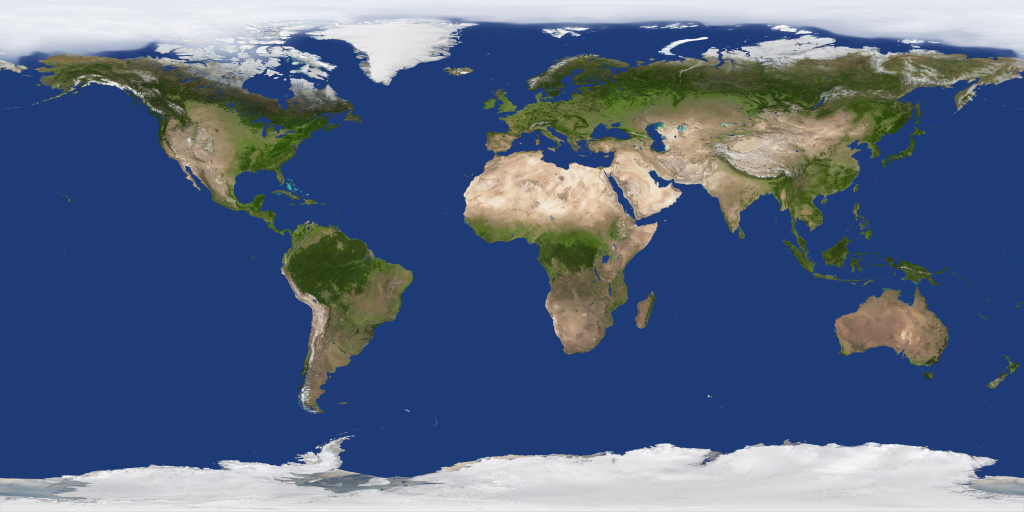
#> input picture earth-day.jpg, 2048 x 1024 px (shown at 1/2 size)
$ python RayTracer.py
#> lines starting #> are read from the running program, lines starting #| are printed output that depends on the picture
#!/usr/bin/env python
# coding: utf-8

# In[1]:


import math
import random
import numpy as np
from PIL import Image, ImageFilter


# In[2]:


class CoordinateSystem:

    # [5 lines left out: function __init__, not called in this run]

    def __str__(self):
        return f'{str(self.i)}\n{str(self.j)}\n{str(self.k)}'


# In[3]:


def HasDecimalPlaces(number):
    return (number / 2) % 1 > 0


# In[4]:


def GeneratePixelGrid(rays_amt):
    side = math.sqrt(rays_amt)
    slices_side = 1 / side

    grid = np.zeros((0, 3))
    ind = 0

    for it in range(rays_amt):
        cell = it % side
        if(cell == 0): ind+=1

        x_start = cell * slices_side
        y_start = (ind-1) * slices_side

        x_end = (cell + 1) * slices_side
        y_end = ind * slices_side

        grid = np.vstack([grid, [random.uniform(x_start, x_end), random.uniform(y_start, y_end), 0]])

    return grid

def ToViewportPoint(center, point, width, height, distance):
    half_h = height / 2
    half_w = width / 2

    viewport_size = (360,180)

    x = center.x + (point.x - half_w) * (viewport_size[0]/width)
    y = center.y + (point.y - half_h) * (viewport_size[1]/height)
    z = center.z + distance

    return Point(x, y, z).to_list()

class Scene:
    """
    The scene that gets rendered. Contains information like the camera
    position, the different objects present, etc.
    """

    def __init__(self, camera, objects, lights, width, height, viewport_dist, rot_cam_x, rot_cam_y):
        self.camera = camera
        self.objects = objects
        self.lights = lights
        self.width = width
        self.height = height
        self.viewport_dist = viewport_dist
        self.rot_cam_x = rot_cam_x
        self.rot_cam_y = rot_cam_y

    def render(self, print_exception=False):
        pixels = np.zeros((self.height, self.width, 3))

        for y in range(self.height):
#             print('row ', y, ' of ', self.height)
            for x in range(self.width):
                progress_max = self.height * self.width
                progress = ((y * self.width + x) / progress_max) * 100
                print('\r[{0}] {1:.2f}%'.format('#'*(int(progress//10)) + '_'*(int(10 - (progress//10))), progress), end='')

                grid = GeneratePixelGrid(16)

                noisy_points = grid + Point(x, y).to_list()
                noisy_ray_directions = [ToViewportPoint(
                    self.camera,
                    Point(*noisy_pt),
                    self.width,
                    self.height,
                    self.viewport_dist
                ) for noisy_pt in noisy_points.tolist()]

                colors = np.zeros((0, 3))

                for ray_direction in noisy_ray_directions:
#                     direction = Vector(*ray_direction) - self.camera
#                     origin = self.camera
#                     ray = Ray(origin, direction)
                    ray = Ray(Vector(*ray_direction))
                    ray.rotate_direction(self.rot_cam_x, self.rot_cam_y)
                    color = self._shoot_ray(ray)
                    colors = np.vstack([colors, color.to_list()])

                pixels[y, x, :] = np.mean(colors, axis=0)

        return pixels

    def _shoot_ray(self, ray, depth=0, max_depth=5, print_exception=True):
        try:
            color = Color()

            if depth >= max_depth: return color

            intersection = self._get_intersection(ray)
            if intersection is None:
                return color

            obj, dist = intersection
            intersection_pt = ray.point_at_dist(dist)
            surface_norm = obj.surface_norm(intersection_pt)

            obj_base_color = obj.get_color(intersection_pt)
            # ambient light
            color += obj_base_color * obj.material.ambient

            # lambert shading
            for light in self.lights:
                pt_to_light_vec = (light - intersection_pt).normalize()
                pt_to_light_ray = Ray(intersection_pt, pt_to_light_vec)
                if self._get_intersection(pt_to_light_ray) is None:
                    lambert_intensity = surface_norm * pt_to_light_vec
                    if lambert_intensity > 0:
                        color += obj_base_color * obj.material.lambert * lambert_intensity

            # specular (reflective) light
            reflection_anchor = ray.direction.reflect(surface_norm).normalize()
            reflected_ray = Ray(intersection_pt, reflection_anchor)
            color += self._shoot_ray(reflected_ray, depth + 1) * obj.material.specular

            if(color.x >= 255): color.x = 255
            if(color.y >= 255): color.y = 255
            if(color.z >= 255): color.z = 255

            if(color.x <= 0): color.x = 0
            if(color.y <= 0): color.y = 0
            if(color.z <= 0): color.z = 0

            return color

        except Exception as e:
            if print_exception: print(str(e))
            return Color()

    def _get_intersection(self, ray):
        intersection = None
        for obj in self.objects:
            dist = obj.intersects(ray)
            if dist is not None and                 (intersection is None or dist < intersection[1]):
                intersection = obj, dist

        return intersection

class Vector:
    def __init__(self, x=0, y=0, z=0):
#> called with x = 0, y = 0, z = 0
#> call 2 of __init__, with x = 200, y = 200, z = 50
#> call 3 of __init__, with x = 255, y = 255, z = 255
        self.x = x
        self.y = y
        self.z = z

    def norm(self):
        return math.sqrt(sum(num * num for num in self))

    def normalize(self, decimal=0):
        normal = self / self.norm()
        if(decimal == 0): return normal
        return Vector(*np.around(np.array(normal.to_list()), 2))

    def reflect(self, other):
        other = other.normalize()
        return self - 2 * (self * other) * other

    def to_list(self):
        return [self.x, self.y, self.z]

    def __str__(self):
        return "Vector({}, {}, {})".format(*self)

    def __add__(self, other):
        return Vector(self.x + other.x, self.y + other.y, self.z + other.z)

    def __sub__(self, other):
        return Vector(self.x - other.x, self.y - other.y, self.z - other.z)

    def __mul__(self, other):
        if isinstance(other, Vector):
            return self.x * other.x + self.y * other.y + self.z * other.z
        else:
            return Vector(self.x * other, self.y * other, self.z * other)

    def __rmul__(self, other):
        return self.__mul__(other)

    def __truediv__(self, other):
        return Vector(self.x / other, self.y / other, self.z / other)

    def __pow__(self, exp):
        if exp != 2:
            raise ValueError("Exponent can only be two")
        else:
            return self * self

    def __iter__(self):
        yield self.x
        yield self.y
        yield self.z

class Matrix:
    def __init__(self, *args):
        data = np.empty((0,3))

        for i in range(0, len(args), 3):
            data = np.vstack([data, args[i:i + 3]])

        self.data = data

    def __str__(self):
        return str(self.data)

    def __mul__(self, other):
        if isinstance(other, Vector):
            return Vector(
                self.data[0][0] * other.x + self.data[0][1] * other.y + self.data[0][2] * other.z,
                self.data[1][0] * other.x + self.data[1][1] * other.y + self.data[1][2] * other.z,
                self.data[2][0] * other.x + self.data[2][1] * other.y + self.data[2][2] * other.z
            )
        else:
            return self.data

Point = Vector

class Color(Vector):
    def norm(self):
        return max(self.to_list())

    def __add__(self, other):
        return Color(self.x + other.x, self.y + other.y, self.z + other.z)

    def __sub__(self, other):
        return Color(self.x - other.x, self.y - other.y, self.z - other.z)

    def __truediv__(self, other):
        return Color(self.x / other, self.y / other, self.z / other)

    # [7 lines left out: function __mul__, not called in this run]

class Sphere:
    """
    A sphere object.
    """

    def __init__(self, origin, radius, material, texture=None, bump_map=None):
        self.origin = origin
        self.radius = radius
        self.material = material
        self.texture = texture
        self.bump_map = bump_map

    def intersects(self, ray):
        sphere_to_ray = ray.origin - self.origin
        b = 2 * ray.direction * sphere_to_ray
        c = sphere_to_ray ** 2 - self.radius ** 2
        discriminant = b ** 2 - 4 * c

        if discriminant >= 0:
            dist = (-b - math.sqrt(discriminant)) / 2
            if dist > 0:
                return dist

    # [33 lines left out: functions surface_norm, _to_unitary_square, get_color, not called in this run]

class Material:

    def __init__(self, color, specular=0.5, lambert=1, ambient=0.2):
#> called with specular = 0.005, lambert = 0.6, ambient = 0.2
        self.color = color
        self.specular = specular
        self.lambert = lambert
        self.ambient = ambient

class Texture:

    def __init__(self, filepath=""):
#> called with filepath = 'earth-day.jpg'
        self.image = np.array(Image.open(filepath).convert('RGB'))
#> self.image is the input picture: shape (1024, 2048, 3); mean R, G, B 84.1, 101.3, 129.5
        h, w, color_channels = self.image.shape
#> h = 1024; w = 2048; color_channels = 3
        self.width = w - 1
#> self.width = 2047
        self.height = h - 1
#> self.height = 1023

    # [18 lines left out: function from_unitary_square, not called in this run]

class BumpMap(Texture):
    def __init__(self, filepath=""):
#> called with filepath = 'earth-day.jpg'
        self.image_obj = Image.open(filepath).convert('L')
        self.image = np.array(self.image_obj)
        h, w = self.image.shape
#> h = 1024; w = 2048
        self.width = w - 1
        self.height = h - 1

        KernelBu = (
            -1, 0, 1,
            -1, 0, 1,
            -1, 0, 1
        )

        filterBu = ImageFilter.Kernel(
            size=(3, 3),
            kernel=KernelBu,
            scale=0.2,
            offset=0
        )

        KernelBv = (
             1,  1,  1,
             0,  0,  0,
            -1, -1, -1
        )

        filterBv = ImageFilter.Kernel(
            size=(3, 3),
            kernel=KernelBv,
            scale=0.2,
            offset=0
        )

        self.Bu = np.array(self.image_obj.filter(filterBu))
        self.Bv = np.array(self.image_obj.filter(filterBv))

    # [5 lines left out: function from_unitary_square, not called in this run]

class Ray:

    def __init__(self, origin, direction=None):
        if(direction):
            """
                Perspective ray
            """
            self.origin = origin
            self.direction = direction.normalize()
        else:
            """
                Parallel ray
            """
            z = origin.z - 1 if origin.z != 0 else origin.z - 2
            self.origin = Point(origin.x, origin.y, z)
            self.direction = Vector(0,0,z+1).normalize()

    def rotate_direction(self, x, y):
        matrix_x = Matrix(
            1,               0,                          0,
            0,    math.cos(math.radians(x)),  -math.sin(math.radians(x)),
            0,    math.sin(math.radians(x)),   math.cos(math.radians(x))
        )

        matrix_y = Matrix(
            math.cos(math.radians(y)),     0,   math.sin(math.radians(y)),
                      0,                   1,            0,
            -math.sin(math.radians(y)),    0,   math.cos(math.radians(y))
        )

        rot_direction = matrix_x * ( matrix_y * self.direction )
        self.direction = rot_direction.normalize()

    def point_at_dist(self, dist):
        return self.origin + self.direction * dist


# In[5]:


if __name__ == "__main__":

    earth = Sphere(Point(200, 200, 50), 40, Material(Color(255, 255, 255),
            lambert=0.6, specular=0.005), Texture('earth-day.jpg'), BumpMap('earth-day.jpg'))

    moon = Sphere(Point(80, 190, 75), 25, Material(Color(255, 255, 255),
            lambert=0.5, specular=0.3), Texture('moon-texture.png'), BumpMap('moon-craters.jpg'))
#> call 2 of __init__, with specular = 0.3, lambert = 0.5, ambient = 0.2
#> call 2 of __init__, with filepath = 'moon-texture.png'
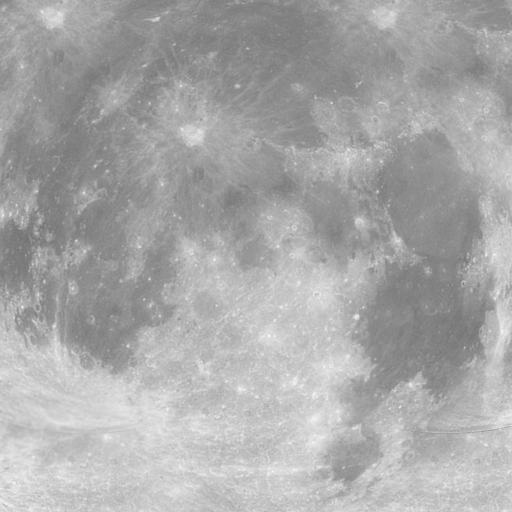
#> input picture moon-texture.png, 1024 x 1024 px (shown at 1/2 size)
#> call 2 of __init__, with filepath = 'moon-craters.jpg'
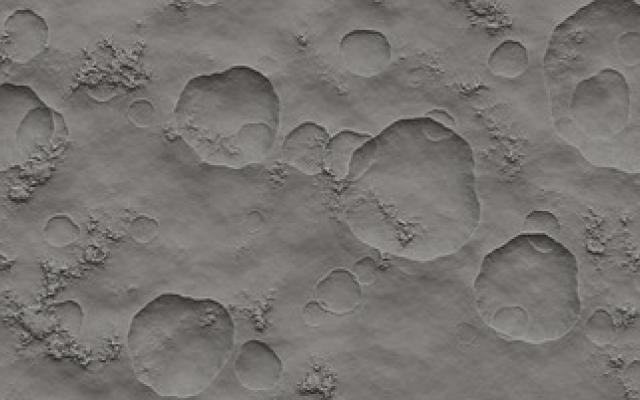
#> input picture moon-craters.jpg, 640 x 400 px

    sun = Sphere(Point(300, 200, 300), 80, Material(Color(255, 255, 255),
            lambert=0.6, specular=0.05), Texture('sun-texture.png'), BumpMap('sun-waves.jpg'))
#> call 3 of __init__, with specular = 0.05, lambert = 0.6, ambient = 0.2
#> call 3 of __init__, with filepath = 'sun-texture.png'
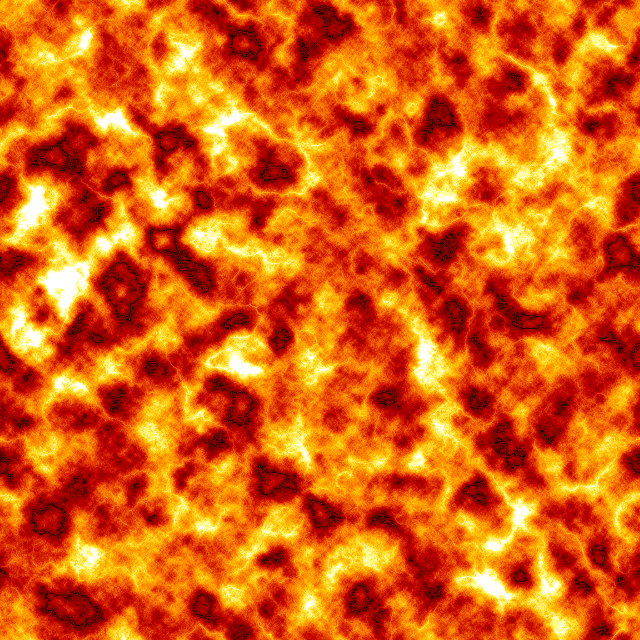
#> input picture sun-texture.png, 640 x 640 px
#> in __init__, self.image is the input picture: shape (640, 640, 3); mean R, G, B 221.6, 96.2, 12.1
#> call 3 of __init__, with filepath = 'sun-waves.jpg'
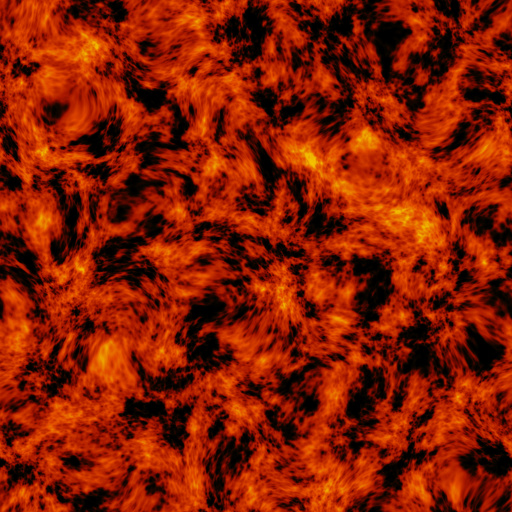
#> input picture sun-waves.jpg, 512 x 512 px
#> in __init__ (call 3), `self.image_obj = Image.open(filepath).convert('L')`:
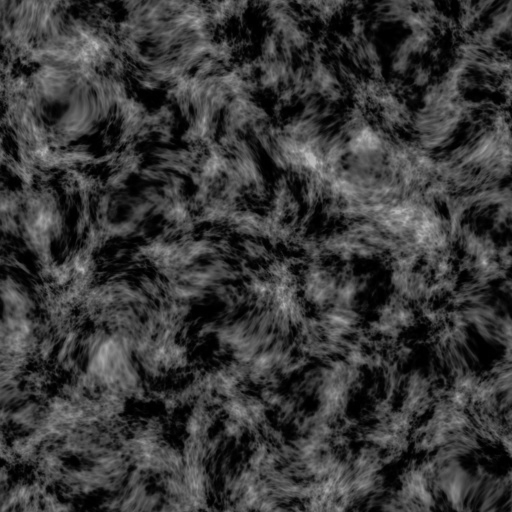
#> self.image_obj: PIL image 512x512 L; min 0, max 189, mean 56.8
#> in __init__ (call 3), `self.Bu = np.array(self.image_obj.filter(filterBu))`:
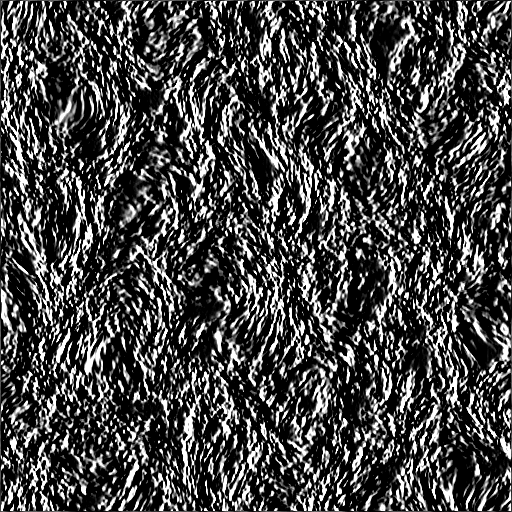
#> self.Bu: shape (512, 512); min 0, max 255, mean 70.1
#> in __init__ (call 3), `self.Bv = np.array(self.image_obj.filter(filterBv))`:
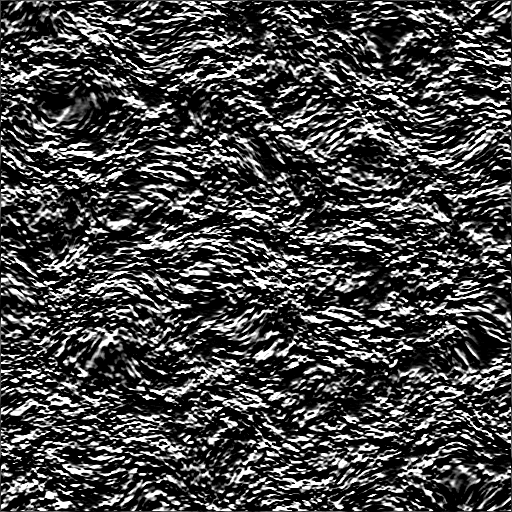
#> self.Bv: shape (512, 512); min 0, max 255, mean 69.8

    objects = [earth, moon, sun]
    lights = [
        Point(150, 200, 60),
        Point(320, 230, 60),
        Point(200, 50, 200),
        Point(300, 200, 200),
        Point(350, 250, 200),
        Point(350, 50, 200)
    ]
    camera = Point(200, 200, 0)
    scene = Scene(camera, objects, lights, 640, 360, 1, 0, 0)
    pixels = scene.render()
#> (the run stopped early here; a loop or call above may not have finished)
